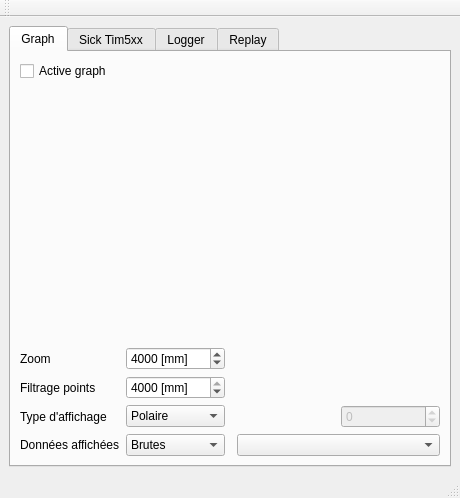
<?xml version="1.0" encoding="UTF-8"?>
<ui version="4.0">
 <class>ihm_Lidar</class>
 <widget class="QMainWindow" name="ihm_Lidar">
  <property name="geometry">
   <rect>
    <x>0</x>
    <y>0</y>
    <width>460</width>
    <height>498</height>
   </rect>
  </property>
  <property name="windowTitle">
   <string>MainWindow</string>
  </property>
  <widget class="QWidget" name="centralwidget">
   <layout class="QGridLayout" name="gridLayout_2">
    <item row="0" column="0">
     <widget class="QTabWidget" name="tabWidget">
      <property name="enabled">
       <bool>true</bool>
      </property>
      <property name="currentIndex">
       <number>0</number>
      </property>
      <widget class="QWidget" name="tab">
       <attribute name="title">
        <string>Graph</string>
       </attribute>
       <layout class="QGridLayout" name="gridLayout">
        <item row="0" column="1">
         <spacer name="horizontalSpacer_5">
          <property name="orientation">
           <enum>Qt::Horizontal</enum>
          </property>
          <property name="sizeHint" stdset="0">
           <size>
            <width>40</width>
            <height>20</height>
           </size>
          </property>
         </spacer>
        </item>
        <item row="0" column="0">
         <widget class="QCheckBox" name="cb_active_graph">
          <property name="text">
           <string>Active graph</string>
          </property>
         </widget>
        </item>
        <item row="6" column="0">
         <widget class="QLabel" name="label_4">
          <property name="text">
           <string>Filtrage points</string>
          </property>
         </widget>
        </item>
        <item row="0" column="4">
         <spacer name="horizontalSpacer_4">
          <property name="orientation">
           <enum>Qt::Horizontal</enum>
          </property>
          <property name="sizeHint" stdset="0">
           <size>
            <width>40</width>
            <height>20</height>
           </size>
          </property>
         </spacer>
        </item>
        <item row="6" column="1">
         <widget class="QSpinBox" name="filtrage_distance">
          <property name="toolTip">
           <string>N'affiche pas les points de distance supérieurs</string>
          </property>
          <property name="suffix">
           <string> [mm]</string>
          </property>
          <property name="maximum">
           <number>4000</number>
          </property>
          <property name="value">
           <number>4000</number>
          </property>
         </widget>
        </item>
        <item row="2" column="0" rowspan="3" colspan="5">
         <widget class="QCustomPlot" name="customPlot" native="true">
          <property name="sizePolicy">
           <sizepolicy hsizetype="Expanding" vsizetype="Expanding">
            <horstretch>0</horstretch>
            <verstretch>0</verstretch>
           </sizepolicy>
          </property>
         </widget>
        </item>
        <item row="5" column="0">
         <widget class="QLabel" name="label_5">
          <property name="text">
           <string>Zoom</string>
          </property>
         </widget>
        </item>
        <item row="5" column="1">
         <widget class="QSpinBox" name="zoom_distance">
          <property name="toolTip">
           <string>Range de l'affichage du graphique</string>
          </property>
          <property name="suffix">
           <string> [mm]</string>
          </property>
          <property name="maximum">
           <number>5000</number>
          </property>
          <property name="value">
           <number>4000</number>
          </property>
         </widget>
        </item>
        <item row="5" column="3">
         <spacer name="horizontalSpacer_6">
          <property name="orientation">
           <enum>Qt::Horizontal</enum>
          </property>
          <property name="sizeHint" stdset="0">
           <size>
            <width>40</width>
            <height>20</height>
           </size>
          </property>
         </spacer>
        </item>
        <item row="8" column="0">
         <widget class="QLabel" name="label_6">
          <property name="text">
           <string>Données affichées</string>
          </property>
         </widget>
        </item>
        <item row="7" column="1">
         <widget class="QComboBox" name="type_affichage_graph">
          <item>
           <property name="text">
            <string>Polaire</string>
           </property>
          </item>
          <item>
           <property name="text">
            <string>Linéaire</string>
           </property>
          </item>
         </widget>
        </item>
        <item row="7" column="0">
         <widget class="QLabel" name="label_7">
          <property name="text">
           <string>Type d'affichage</string>
          </property>
         </widget>
        </item>
        <item row="8" column="1">
         <widget class="QComboBox" name="data_affichees">
          <property name="toolTip">
           <string>Quelles données sont affichées sur le graphique</string>
          </property>
          <item>
           <property name="text">
            <string>Brutes</string>
           </property>
          </item>
          <item>
           <property name="text">
            <string>Filtrées</string>
           </property>
          </item>
         </widget>
        </item>
        <item row="7" column="4">
         <widget class="QSpinBox" name="test_spin">
          <property name="enabled">
           <bool>false</bool>
          </property>
          <property name="minimum">
           <number>-1000</number>
          </property>
          <property name="maximum">
           <number>1000</number>
          </property>
         </widget>
        </item>
        <item row="8" column="3" colspan="2">
         <widget class="QComboBox" name="filter_data_choice">
          <property name="toolTip">
           <string>Choix de l'algo de filtrage</string>
          </property>
         </widget>
        </item>
       </layout>
      </widget>
      <widget class="QWidget" name="tab_sick">
       <attribute name="title">
        <string>Sick Tim5xx</string>
       </attribute>
       <layout class="QGridLayout" name="gridLayout_4">
        <item row="1" column="1">
         <widget class="QSpinBox" name="tim5xx_port">
          <property name="alignment">
           <set>Qt::AlignCenter</set>
          </property>
          <property name="buttonSymbols">
           <enum>QAbstractSpinBox::NoButtons</enum>
          </property>
          <property name="maximum">
           <number>99999999</number>
          </property>
          <property name="value">
           <number>0</number>
          </property>
         </widget>
        </item>
        <item row="1" column="0">
         <widget class="QLabel" name="label_2">
          <property name="text">
           <string>Port </string>
          </property>
         </widget>
        </item>
        <item row="0" column="2">
         <widget class="QPushButton" name="tim5xx_openport">
          <property name="text">
           <string>Open</string>
          </property>
         </widget>
        </item>
        <item row="1" column="2">
         <widget class="QPushButton" name="tim5xx_closeport">
          <property name="enabled">
           <bool>false</bool>
          </property>
          <property name="text">
           <string>Close</string>
          </property>
         </widget>
        </item>
        <item row="1" column="3">
         <spacer name="horizontalSpacer">
          <property name="orientation">
           <enum>Qt::Horizontal</enum>
          </property>
          <property name="sizeHint" stdset="0">
           <size>
            <width>114</width>
            <height>20</height>
           </size>
          </property>
         </spacer>
        </item>
        <item row="0" column="1">
         <widget class="QLineEdit" name="tim5xx_ip">
          <property name="text">
           <string>0</string>
          </property>
          <property name="alignment">
           <set>Qt::AlignCenter</set>
          </property>
         </widget>
        </item>
        <item row="0" column="0">
         <widget class="QLabel" name="label">
          <property name="text">
           <string>IP</string>
          </property>
         </widget>
        </item>
        <item row="2" column="0" colspan="3">
         <layout class="QHBoxLayout" name="horizontalLayout">
          <item>
           <widget class="QCheckBox" name="tim5xx_enable_autoreconnect">
            <property name="text">
             <string>Enable autoreconnect</string>
            </property>
           </widget>
          </item>
         </layout>
        </item>
        <item row="4" column="0">
         <spacer name="verticalSpacer">
          <property name="orientation">
           <enum>Qt::Vertical</enum>
          </property>
          <property name="sizeHint" stdset="0">
           <size>
            <width>20</width>
            <height>40</height>
           </size>
          </property>
         </spacer>
        </item>
        <item row="3" column="0">
         <widget class="QLabel" name="label_3">
          <property name="text">
           <string>Sample period</string>
          </property>
         </widget>
        </item>
        <item row="3" column="1">
         <widget class="QSpinBox" name="lidar_sample_period">
          <property name="suffix">
           <string> [msec]</string>
          </property>
          <property name="maximum">
           <number>100000</number>
          </property>
         </widget>
        </item>
       </layout>
      </widget>
      <widget class="QWidget" name="tab_logger">
       <attribute name="title">
        <string>Logger</string>
       </attribute>
       <layout class="QGridLayout" name="gridLayout_3">
        <item row="0" column="0" colspan="3">
         <widget class="QLineEdit" name="logger_pathfilename">
          <property name="readOnly">
           <bool>true</bool>
          </property>
          <property name="placeholderText">
           <string>Nom du fichier de log</string>
          </property>
         </widget>
        </item>
        <item row="0" column="3">
         <widget class="QToolButton" name="PB_logger_select_file">
          <property name="toolTip">
           <string>Choix du fichier signal</string>
          </property>
          <property name="text">
           <string>...</string>
          </property>
         </widget>
        </item>
        <item row="1" column="0" colspan="2">
         <widget class="QLabel" name="logger_sample_period_label">
          <property name="text">
           <string>Période</string>
          </property>
         </widget>
        </item>
        <item row="2" column="0">
         <widget class="QPushButton" name="PB_start_logger">
          <property name="toolTip">
           <string>Commence la génération du signal</string>
          </property>
          <property name="text">
           <string/>
          </property>
          <property name="icon">
           <iconset resource="../../icons.qrc">
            <normaloff>:/icons/player_play.png</normaloff>:/icons/player_play.png</iconset>
          </property>
          <property name="iconSize">
           <size>
            <width>32</width>
            <height>32</height>
           </size>
          </property>
          <property name="flat">
           <bool>true</bool>
          </property>
         </widget>
        </item>
        <item row="2" column="1">
         <widget class="QPushButton" name="PB_stop_logger">
          <property name="toolTip">
           <string>Arrête la génération du signal</string>
          </property>
          <property name="text">
           <string/>
          </property>
          <property name="icon">
           <iconset resource="../../icons.qrc">
            <normaloff>:/icons/player_stop.png</normaloff>:/icons/player_stop.png</iconset>
          </property>
          <property name="iconSize">
           <size>
            <width>32</width>
            <height>32</height>
           </size>
          </property>
          <property name="flat">
           <bool>true</bool>
          </property>
         </widget>
        </item>
        <item row="2" column="2">
         <spacer name="horizontalSpacer_2">
          <property name="orientation">
           <enum>Qt::Horizontal</enum>
          </property>
          <property name="sizeHint" stdset="0">
           <size>
            <width>212</width>
            <height>20</height>
           </size>
          </property>
         </spacer>
        </item>
        <item row="3" column="1">
         <spacer name="verticalSpacer_2">
          <property name="orientation">
           <enum>Qt::Vertical</enum>
          </property>
          <property name="sizeHint" stdset="0">
           <size>
            <width>20</width>
            <height>103</height>
           </size>
          </property>
         </spacer>
        </item>
        <item row="1" column="2">
         <widget class="QSpinBox" name="logger_sample_period">
          <property name="minimumSize">
           <size>
            <width>75</width>
            <height>0</height>
           </size>
          </property>
          <property name="toolTip">
           <string/>
          </property>
          <property name="specialValueText">
           <string>Tous les messages</string>
          </property>
          <property name="suffix">
           <string> [msec]</string>
          </property>
          <property name="maximum">
           <number>9000000</number>
          </property>
          <property name="value">
           <number>100</number>
          </property>
         </widget>
        </item>
       </layout>
      </widget>
      <widget class="QWidget" name="tab_replay">
       <attribute name="title">
        <string>Replay</string>
       </attribute>
       <layout class="QGridLayout" name="gridLayout_6">
        <item row="0" column="0">
         <widget class="QGroupBox" name="groupBox">
          <property name="enabled">
           <bool>true</bool>
          </property>
          <property name="title">
           <string>Paramètrage</string>
          </property>
          <layout class="QGridLayout" name="gridLayout_5">
           <item row="0" column="0" colspan="5">
            <widget class="QLineEdit" name="trace_name">
             <property name="readOnly">
              <bool>true</bool>
             </property>
             <property name="placeholderText">
              <string>Chox du fichier de trace</string>
             </property>
            </widget>
           </item>
           <item row="0" column="5">
            <widget class="QToolButton" name="PB_choixTrace">
             <property name="enabled">
              <bool>true</bool>
             </property>
             <property name="toolTip">
              <string>Choix du fichier signal</string>
             </property>
             <property name="text">
              <string>...</string>
             </property>
            </widget>
           </item>
           <item row="1" column="0" colspan="2">
            <widget class="QLabel" name="dureeStepTrace_label">
             <property name="enabled">
              <bool>false</bool>
             </property>
             <property name="text">
              <string>Durée du step</string>
             </property>
            </widget>
           </item>
           <item row="1" column="2" colspan="4">
            <widget class="QSpinBox" name="dureeStepTrace">
             <property name="enabled">
              <bool>false</bool>
             </property>
             <property name="toolTip">
              <string>Vitesse de l'animation. Valeur spéciale &quot;-1&quot; pour indiquer que la durée du step est prise du fichier de trace</string>
             </property>
             <property name="specialValueText">
              <string>Fichier trace</string>
             </property>
             <property name="suffix">
              <string> [msec]</string>
             </property>
             <property name="minimum">
              <number>-1</number>
             </property>
             <property name="maximum">
              <number>9000000</number>
             </property>
             <property name="value">
              <number>-1</number>
             </property>
            </widget>
           </item>
           <item row="2" column="0" colspan="2">
            <widget class="QLabel" name="nombreCycles_label_2">
             <property name="enabled">
              <bool>false</bool>
             </property>
             <property name="text">
              <string>Nombre de cycles</string>
             </property>
            </widget>
           </item>
           <item row="2" column="2" colspan="4">
            <widget class="QSpinBox" name="nombreCyclesTrace">
             <property name="enabled">
              <bool>false</bool>
             </property>
             <property name="toolTip">
              <string>Valeur spéciale &quot;-1&quot; pour indiquer que le signal est joué en boucle</string>
             </property>
             <property name="specialValueText">
              <string>En boucle</string>
             </property>
             <property name="suffix">
              <string/>
             </property>
             <property name="minimum">
              <number>-1</number>
             </property>
             <property name="maximum">
              <number>9000000</number>
             </property>
             <property name="value">
              <number>1</number>
             </property>
            </widget>
           </item>
           <item row="3" column="0">
            <widget class="QPushButton" name="PB_StepBackwardTrace">
             <property name="enabled">
              <bool>false</bool>
             </property>
             <property name="toolTip">
              <string>Joue le pas précédent</string>
             </property>
             <property name="text">
              <string/>
             </property>
             <property name="icon">
              <iconset resource="../../icons.qrc">
               <normaloff>:/icons/backward.png</normaloff>:/icons/backward.png</iconset>
             </property>
             <property name="iconSize">
              <size>
               <width>20</width>
               <height>20</height>
              </size>
             </property>
             <property name="flat">
              <bool>true</bool>
             </property>
            </widget>
           </item>
           <item row="3" column="1" colspan="2">
            <widget class="QPushButton" name="PB_StartTrace">
             <property name="enabled">
              <bool>false</bool>
             </property>
             <property name="toolTip">
              <string>Commence la trace</string>
             </property>
             <property name="text">
              <string/>
             </property>
             <property name="icon">
              <iconset resource="../../icons.qrc">
               <normaloff>:/icons/player_play.png</normaloff>:/icons/player_play.png</iconset>
             </property>
             <property name="iconSize">
              <size>
               <width>32</width>
               <height>32</height>
              </size>
             </property>
             <property name="flat">
              <bool>true</bool>
             </property>
            </widget>
           </item>
           <item row="3" column="3">
            <widget class="QPushButton" name="PB_StopTrace">
             <property name="enabled">
              <bool>false</bool>
             </property>
             <property name="toolTip">
              <string>Arrêt de jouer la trace</string>
             </property>
             <property name="text">
              <string/>
             </property>
             <property name="icon">
              <iconset resource="../../icons.qrc">
               <normaloff>:/icons/player_stop.png</normaloff>:/icons/player_stop.png</iconset>
             </property>
             <property name="iconSize">
              <size>
               <width>32</width>
               <height>32</height>
              </size>
             </property>
             <property name="flat">
              <bool>true</bool>
             </property>
            </widget>
           </item>
           <item row="3" column="4" colspan="2">
            <widget class="QPushButton" name="PB_StepForwardTrace">
             <property name="enabled">
              <bool>false</bool>
             </property>
             <property name="toolTip">
              <string>Joue le pas suivant</string>
             </property>
             <property name="text">
              <string/>
             </property>
             <property name="icon">
              <iconset resource="../../icons.qrc">
               <normaloff>:/icons/forward.png</normaloff>:/icons/forward.png</iconset>
             </property>
             <property name="iconSize">
              <size>
               <width>20</width>
               <height>20</height>
              </size>
             </property>
             <property name="flat">
              <bool>true</bool>
             </property>
            </widget>
           </item>
           <item row="4" column="0" colspan="6">
            <widget class="QSlider" name="sliderStepNumTrace">
             <property name="enabled">
              <bool>false</bool>
             </property>
             <property name="maximum">
              <number>1000000</number>
             </property>
             <property name="orientation">
              <enum>Qt::Horizontal</enum>
             </property>
            </widget>
           </item>
           <item row="5" column="0">
            <widget class="QLabel" name="lbl_valStepNumTrace">
             <property name="enabled">
              <bool>false</bool>
             </property>
             <property name="text">
              <string>N° ligne</string>
             </property>
            </widget>
           </item>
           <item row="5" column="1" colspan="4">
            <widget class="QLabel" name="valStepNumTrace">
             <property name="enabled">
              <bool>false</bool>
             </property>
             <property name="text">
              <string/>
             </property>
             <property name="alignment">
              <set>Qt::AlignLeading|Qt::AlignLeft|Qt::AlignVCenter</set>
             </property>
            </widget>
           </item>
          </layout>
         </widget>
        </item>
        <item row="0" column="1">
         <spacer name="horizontalSpacer_3">
          <property name="orientation">
           <enum>Qt::Horizontal</enum>
          </property>
          <property name="sizeHint" stdset="0">
           <size>
            <width>40</width>
            <height>20</height>
           </size>
          </property>
         </spacer>
        </item>
       </layout>
      </widget>
     </widget>
    </item>
   </layout>
  </widget>
  <widget class="QMenuBar" name="menubar">
   <property name="geometry">
    <rect>
     <x>0</x>
     <y>0</y>
     <width>460</width>
     <height>22</height>
    </rect>
   </property>
  </widget>
  <widget class="QStatusBar" name="statusbar"/>
  <widget class="QToolBar" name="toolBar">
   <property name="windowTitle">
    <string>toolBar</string>
   </property>
   <attribute name="toolBarArea">
    <enum>TopToolBarArea</enum>
   </attribute>
   <attribute name="toolBarBreak">
    <bool>false</bool>
   </attribute>
  </widget>
 </widget>
 <customwidgets>
  <customwidget>
   <class>QCustomPlot</class>
   <extends>QWidget</extends>
   <header location="global">qcustomplot.h</header>
   <container>1</container>
  </customwidget>
 </customwidgets>
 <resources>
  <include location="../../icons.qrc"/>
 </resources>
 <connections/>
</ui>
